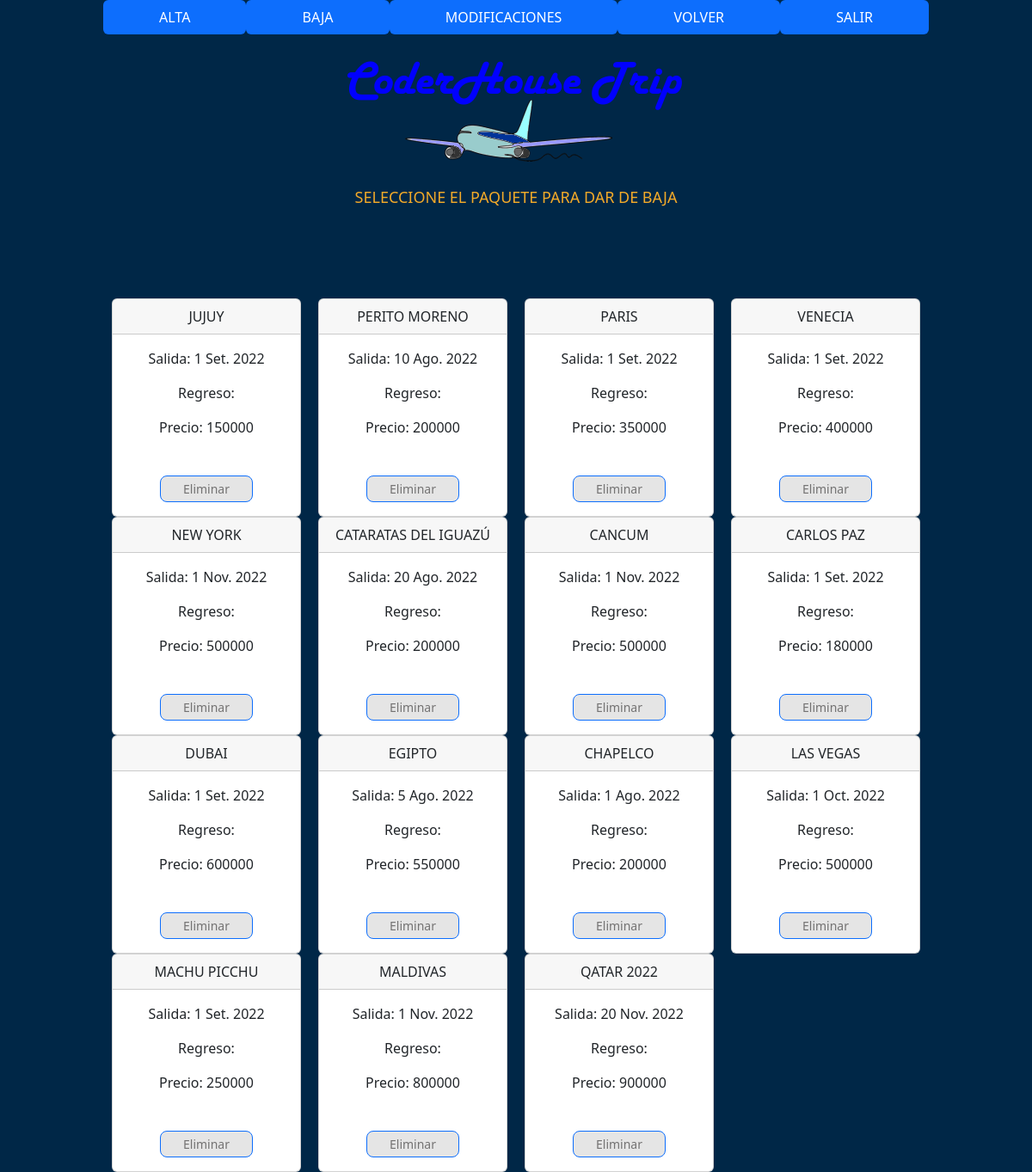
/paquetes/lista-paquete-adm/, run on the app's committed database.
### package/models.py (models this page shows, shortened)
class Paquete(models.Model):
    destino = models.CharField(max_length=40)
    descripcion = models.CharField(max_length=200)
    dias = models.IntegerField()
    fecha_partida = models.DateField()
    fecha_regreso = models.DateField()
    Image_Set_1 = models.ImageField(upload_to='pack_profile', default='default.jpg')
    Image_Set_2 = models.ImageField(upload_to='pack_profile', default='default.jpg')
    Image_Set_3 = models.ImageField(upload_to='pack_profile', default='default.jpg')
    Image_Set_4 = models.ImageField(upload_to='pack_profile', default='default.jpg')
    precio_publico = models.IntegerField()
    costo = models.FloatField()
    oferta = models.BooleanField()
    activo = models.BooleanField(default=True)
    class Meta:
        verbose_name = 'paquete'
        verbose_name_plural = 'paquetes'

### package/views.py (the view)
# urls.py: path('lista-paquete-adm/', lista_paquetes_adm, name = 'lista_paquetes_adm'),
def lista_paquetes_adm(request):
    paquetes1 = Paquete.objects.filter(activo=True)
    context = {'pkq':paquetes1}
    return render(request, 'paquetes/lista-paquete-baja.html', context=context)

### templates/paquetes/lista-paquete-baja.html (shortened to what this page needs)
{% extends 'administracion/basecli.html' %}
{% load static %}
{% block contenido %}
<br /> <br /> <br /> <br /> <br /> <br /> <br />
<div class="container_12">
    <div class="center">
        <br /> <br />
        <div class="text1 col1"><a>Seleccione el paquete para dar de baja</a> </div>
        <div class="banners">
            {% for product in pkq %}
            <div class="grid_3">
                <div class="card">
                    <div class="card-header">{{product.destino}}</div>
                    <div class="card-body">
                        <p class="card-text">Salida: {{product.fecha_partida}}</p>
                        <p class="card-text">Regreso: {{product.fecha_regreo}}</p>
                        <p class="card-text">Precio: {{product.precio_publico}}</p>
                        <a href="/paquetes/baja-paquete/{{product.id}}/" class="btn btn-primary">Eliminar</a>
                    </div>
                </div>
            </div>
            {% endfor %}
        </div>
    </div>
</div>
{% endblock %}

### static/css/style.css (style rules this page uses)
html { width: 100%; }
* { -webkit-text-size-adjust: none; }
body { position: relative; min-width: 960px; background-color: #002141; color: #737272; font: 14px/20px 'Open Sans', sans-serif; }
p { margin-bottom: 20px; }
a { text-decoration: none; color: inherit; outline: none; transition: 0.5s ease; -o-transition: 0.5s ease; -webkit-transition: 0.5s ease; }
a.btn { font-size: 14px; line-height: 20px; color: #737272; display: inline-block; background-color: #e5e5e5; padding: 5px 26px 4px; margin-top: 28px; border-radius: 8px; }
.center { text-align: center; }
.text1 { font-size: 18px; text-transform: uppercase; margin-bottom: 4px; }
.banners { overflow: hidden; padding-top: 100px; }
.col1 { color: #f3aa29; }

### static/css/skeleton.css (style rules this page uses)
.container_12 { position: relative; width: 960px; margin: 0 auto; padding: 0; }
.grid_1, .grid_2, .grid_3, .grid_4, .grid_5, .grid_6, .grid_7, .grid_8, .grid_9, .grid_10, .grid_11, .grid_12 { float: left; display: inline; margin-left: 10px; margin-right: 10px; }
.container_12 .grid_3 { width: 220px; }
.container_12:after { content: "\0020"; display: block; height: 0; clear: both; visibility: hidden; }

### templates/administracion/basecli.html (style rules this page uses)
body { background-color: #002747; }

### data on the page
Paquete: destino "JUJUY", fecha_partida "1 Set. 2022", precio_publico "150000"
Paquete: destino "PERITO MORENO", fecha_partida "10 Ago. 2022", precio_publico "200000"
Paquete: destino "PARIS", fecha_partida "1 Set. 2022", precio_publico "350000"
Paquete: destino "VENECIA", fecha_partida "1 Set. 2022", precio_publico "400000"
Paquete: destino "NEW YORK", fecha_partida "1 Nov. 2022", precio_publico "500000"
Paquete: destino "CATARATAS DEL IGUAZÚ", fecha_partida "20 Ago. 2022", precio_publico "200000"
Paquete: destino "CANCUM", fecha_partida "1 Nov. 2022", precio_publico "500000"
Paquete: destino "CARLOS PAZ", fecha_partida "1 Set. 2022", precio_publico "180000"
Paquete: destino "DUBAI", fecha_partida "1 Set. 2022", precio_publico "600000"
Paquete: destino "EGIPTO", fecha_partida "5 Ago. 2022", precio_publico "550000"
Paquete: destino "CHAPELCO", fecha_partida "1 Ago. 2022", precio_publico "200000"
Paquete: destino "LAS VEGAS", fecha_partida "1 Oct. 2022", precio_publico "500000"
Paquete: destino "MACHU PICCHU", fecha_partida "1 Set. 2022", precio_publico "250000"
Paquete: destino "MALDIVAS", fecha_partida "1 Nov. 2022", precio_publico "800000"
Paquete: destino "QATAR 2022", fecha_partida "20 Nov. 2022", precio_publico "900000"
